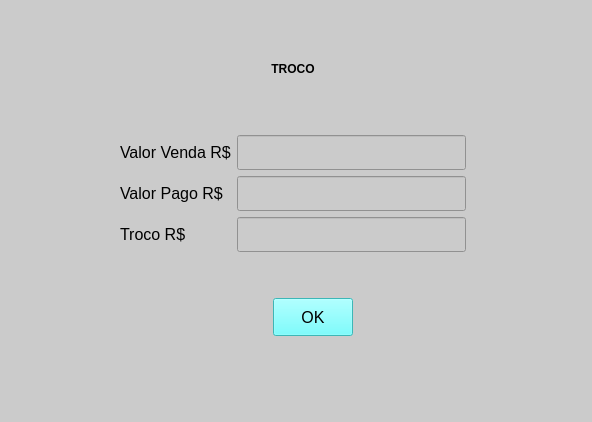
<?xml version="1.0" encoding="UTF-8"?>
<ui version="4.0">
 <class>p_fecharVenda</class>
 <widget class="QWidget" name="p_fecharVenda">
  <property name="geometry">
   <rect>
    <x>0</x>
    <y>0</y>
    <width>592</width>
    <height>422</height>
   </rect>
  </property>
  <property name="sizePolicy">
   <sizepolicy hsizetype="Fixed" vsizetype="Fixed">
    <horstretch>0</horstretch>
    <verstretch>0</verstretch>
   </sizepolicy>
  </property>
  <property name="windowTitle">
   <string>Fechar Venda</string>
  </property>
  <property name="layoutDirection">
   <enum>Qt::LeftToRight</enum>
  </property>
  <property name="styleSheet">
   <string notr="true">background-color: rgb(203, 203, 203);</string>
  </property>
  <widget class="QWidget" name="layoutWidget">
   <property name="geometry">
    <rect>
     <x>120</x>
     <y>50</y>
     <width>346</width>
     <height>286</height>
    </rect>
   </property>
   <layout class="QVBoxLayout" name="verticalLayout">
    <item>
     <widget class="QLabel" name="label_2">
      <property name="styleSheet">
       <string notr="true">font: 14pt &quot;Noto Sans&quot;;</string>
      </property>
      <property name="text">
       <string>&lt;html&gt;&lt;head/&gt;&lt;body&gt;&lt;p align=&quot;center&quot;&gt;&lt;span style=&quot; font-weight:600;&quot;&gt;TROCO&lt;/span&gt;&lt;/p&gt;&lt;/body&gt;&lt;/html&gt;</string>
      </property>
     </widget>
    </item>
    <item>
     <spacer name="verticalSpacer">
      <property name="orientation">
       <enum>Qt::Vertical</enum>
      </property>
      <property name="sizeType">
       <enum>QSizePolicy::Minimum</enum>
      </property>
      <property name="sizeHint" stdset="0">
       <size>
        <width>20</width>
        <height>40</height>
       </size>
      </property>
     </spacer>
    </item>
    <item>
     <layout class="QGridLayout" name="gridLayout">
      <item row="0" column="0">
       <widget class="QLabel" name="label">
        <property name="font">
         <font>
          <pointsize>12</pointsize>
         </font>
        </property>
        <property name="text">
         <string>Valor Venda R$</string>
        </property>
       </widget>
      </item>
      <item row="2" column="2">
       <widget class="QLineEdit" name="campTroco">
        <property name="enabled">
         <bool>true</bool>
        </property>
        <property name="font">
         <font>
          <family>Cooper Black</family>
          <pointsize>14</pointsize>
         </font>
        </property>
        <property name="readOnly">
         <bool>true</bool>
        </property>
       </widget>
      </item>
      <item row="1" column="0">
       <widget class="QLabel" name="label_11">
        <property name="font">
         <font>
          <pointsize>12</pointsize>
         </font>
        </property>
        <property name="text">
         <string>Valor Pago R$</string>
        </property>
       </widget>
      </item>
      <item row="1" column="2">
       <widget class="QLineEdit" name="campDinheiro">
        <property name="font">
         <font>
          <family>Cooper Black</family>
          <pointsize>14</pointsize>
         </font>
        </property>
        <property name="readOnly">
         <bool>false</bool>
        </property>
       </widget>
      </item>
      <item row="2" column="0">
       <widget class="QLabel" name="label_12">
        <property name="font">
         <font>
          <pointsize>12</pointsize>
         </font>
        </property>
        <property name="text">
         <string>Troco R$</string>
        </property>
       </widget>
      </item>
      <item row="0" column="2">
       <widget class="QLineEdit" name="campTotalPagar">
        <property name="enabled">
         <bool>true</bool>
        </property>
        <property name="font">
         <font>
          <family>Cooper Black</family>
          <pointsize>14</pointsize>
         </font>
        </property>
        <property name="readOnly">
         <bool>true</bool>
        </property>
       </widget>
      </item>
     </layout>
    </item>
    <item>
     <spacer name="verticalSpacer_2">
      <property name="orientation">
       <enum>Qt::Vertical</enum>
      </property>
      <property name="sizeType">
       <enum>QSizePolicy::Minimum</enum>
      </property>
      <property name="sizeHint" stdset="0">
       <size>
        <width>20</width>
        <height>40</height>
       </size>
      </property>
     </spacer>
    </item>
    <item>
     <layout class="QHBoxLayout" name="horizontalLayout_2">
      <item>
       <spacer name="horizontalSpacer_2">
        <property name="orientation">
         <enum>Qt::Horizontal</enum>
        </property>
        <property name="sizeType">
         <enum>QSizePolicy::Minimum</enum>
        </property>
        <property name="sizeHint" stdset="0">
         <size>
          <width>40</width>
          <height>20</height>
         </size>
        </property>
       </spacer>
      </item>
      <item>
       <widget class="QPushButton" name="b_entrar">
        <property name="sizePolicy">
         <sizepolicy hsizetype="Fixed" vsizetype="Minimum">
          <horstretch>20</horstretch>
          <verstretch>0</verstretch>
         </sizepolicy>
        </property>
        <property name="font">
         <font>
          <pointsize>12</pointsize>
         </font>
        </property>
        <property name="styleSheet">
         <string notr="true">background-color: rgb(85, 255, 255);
alternate-background-color: rgb(0, 255, 255);</string>
        </property>
        <property name="text">
         <string>OK</string>
        </property>
       </widget>
      </item>
     </layout>
    </item>
   </layout>
  </widget>
 </widget>
 <tabstops>
  <tabstop>campTotalPagar</tabstop>
  <tabstop>campDinheiro</tabstop>
  <tabstop>campTroco</tabstop>
  <tabstop>b_entrar</tabstop>
 </tabstops>
 <resources/>
 <connections/>
</ui>
